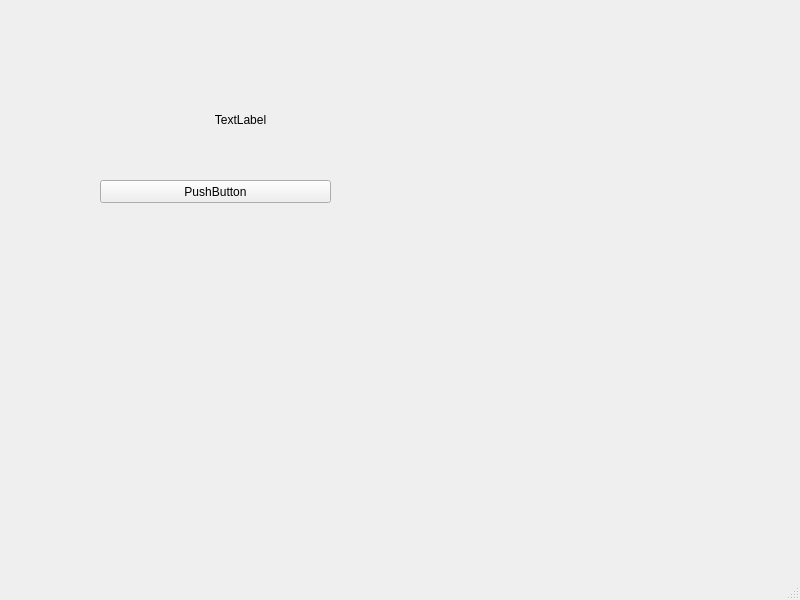
<?xml version="1.0" encoding="UTF-8"?>
<ui version="4.0">
 <class>MainWindow</class>
 <widget class="QMainWindow" name="MainWindow">
  <property name="geometry">
   <rect>
    <x>0</x>
    <y>0</y>
    <width>800</width>
    <height>600</height>
   </rect>
  </property>
  <property name="windowTitle">
   <string>MainWindow</string>
  </property>
  <widget class="QWidget" name="centralwidget">
   <widget class="QPushButton" name="pushButton">
    <property name="geometry">
     <rect>
      <x>100</x>
      <y>180</y>
      <width>231</width>
      <height>23</height>
     </rect>
    </property>
    <property name="text">
     <string>PushButton</string>
    </property>
   </widget>
   <widget class="QLabel" name="label">
    <property name="geometry">
     <rect>
      <x>20</x>
      <y>110</y>
      <width>441</width>
      <height>20</height>
     </rect>
    </property>
    <property name="text">
     <string>TextLabel</string>
    </property>
    <property name="alignment">
     <set>Qt::AlignCenter</set>
    </property>
   </widget>
  </widget>
  <widget class="QMenuBar" name="menubar">
   <property name="geometry">
    <rect>
     <x>0</x>
     <y>0</y>
     <width>800</width>
     <height>22</height>
    </rect>
   </property>
  </widget>
  <widget class="QStatusBar" name="statusbar"/>
 </widget>
 <resources/>
 <connections/>
</ui>
